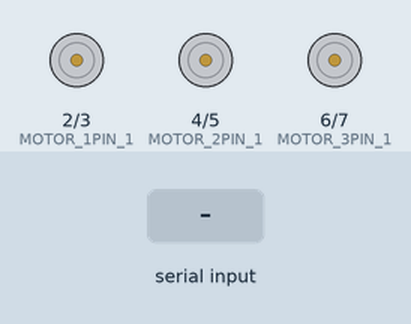
Recording of a sketch running on a simulated Arduino Uno, built with avr-gcc and run on an emulated ATmega328P. Shown: motor-driver pin pairs drawn as motors (green arrow = first pin HIGH = forward, orange = second pin HIGH = backward, longer = more drive). The inputs (shaded band) are chosen by the test bench.

Above: at 6.2 s.
6.3 s: "A" received over Serial
At 7.2 s:
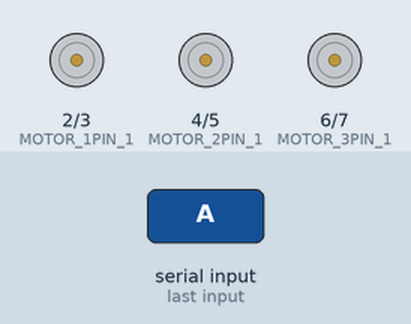
7.9 s: "B" received over Serial
At 8.4 s:
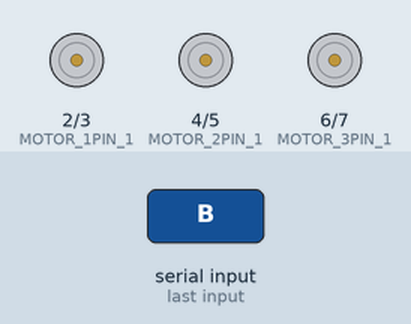
9.5 s: "C" received over Serial
At 10.8 s:
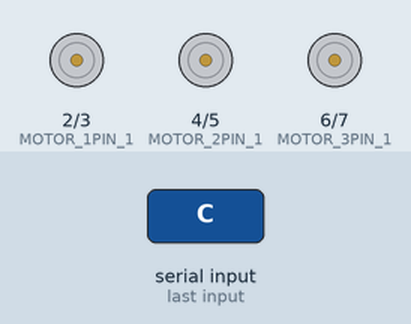
11.1 s: "D" received over Serial
At 12.0 s:
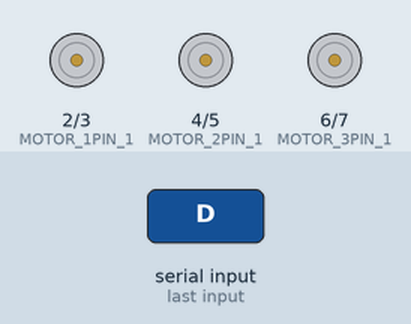
12.7 s: "E" received over Serial
At 13.2 s:
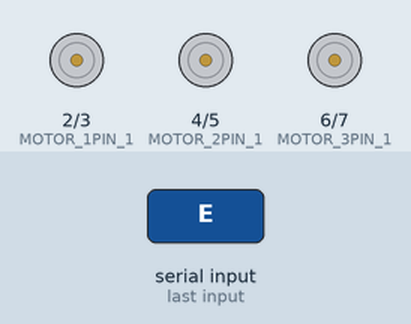
14.3 s: "F" received over Serial
At 15.7 s:
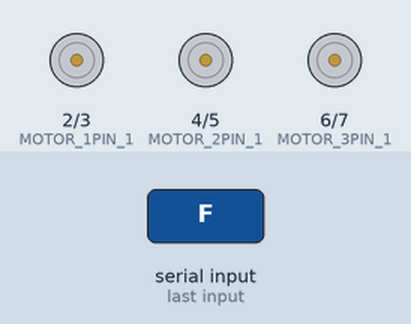
Timing chart, 0 to 16.9 s (numbered marks = the images above; inputs shaded):
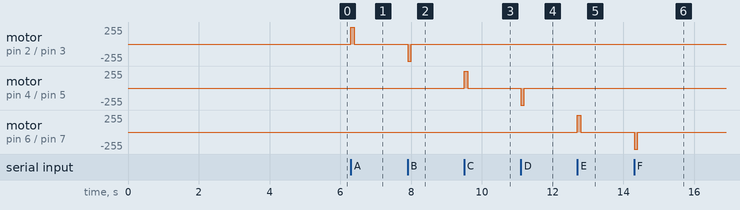

The sketch:

Rx_Side.ino
```cpp
 //!!AUM!!
//INIT...

#define MOTOR_1PIN_1        2
#define MOTOR_1PIN_2        3
#define MOTOR_2PIN_1        4
#define MOTOR_2PIN_2        5
#define MOTOR_3PIN_1        6
#define MOTOR_3PIN_2        7
char serial_counter = 0,Recv_data = 0;

void setup()
{  // put your setup code here, to run once:
  pinMode(MOTOR_1PIN_1,OUTPUT);
  pinMode(MOTOR_1PIN_2,OUTPUT);
  pinMode(MOTOR_2PIN_1,OUTPUT);
  pinMode(MOTOR_2PIN_2,OUTPUT);
  pinMode(MOTOR_3PIN_1,OUTPUT);
  pinMode(MOTOR_3PIN_2,OUTPUT);

  digitalWrite(MOTOR_1PIN_1,LOW);
  digitalWrite(MOTOR_1PIN_2,LOW);
  digitalWrite(MOTOR_2PIN_1,LOW);
  digitalWrite(MOTOR_2PIN_2,LOW);
  digitalWrite(MOTOR_3PIN_1,LOW);
  digitalWrite(MOTOR_3PIN_2,LOW);

  Serial.begin(9600);
  delay(5000);
}

#define COMMON_DELAY 100

void loop()
{  // put your main code here, to run repeatedly:

  if(Serial.available() > 0)
  { char r = Serial.read();
    if(r == 'A')
    { digitalWrite(MOTOR_1PIN_1,HIGH);
      digitalWrite(MOTOR_1PIN_2,LOW);
      delay(COMMON_DELAY);
    }
    if(r == 'B')
    { digitalWrite(MOTOR_1PIN_2,HIGH);
      digitalWrite(MOTOR_1PIN_1,LOW);
      delay(COMMON_DELAY);
    }
    if(r == 'C')
    { digitalWrite(MOTOR_2PIN_1,HIGH);
      digitalWrite(MOTOR_2PIN_2,LOW);
      delay(COMMON_DELAY);
    }
    if(r == 'D')
    { digitalWrite(MOTOR_2PIN_2,HIGH);
      digitalWrite(MOTOR_2PIN_1,LOW);
      delay(COMMON_DELAY);
    }
    if(r == 'E')
    { digitalWrite(MOTOR_3PIN_1,HIGH);
      digitalWrite(MOTOR_3PIN_2,LOW);
      delay(COMMON_DELAY);
    }
    if(r == 'F')
    { digitalWrite(MOTOR_3PIN_2,HIGH);
      digitalWrite(MOTOR_3PIN_1,LOW);
      delay(COMMON_DELAY);
    }
    digitalWrite(MOTOR_1PIN_1,LOW);
    digitalWrite(MOTOR_1PIN_2,LOW);
    digitalWrite(MOTOR_2PIN_1,LOW);
    digitalWrite(MOTOR_2PIN_2,LOW);
    digitalWrite(MOTOR_3PIN_1,LOW);
    digitalWrite(MOTOR_3PIN_2,LOW);
  }
}
```

Measured:
- after the input at 6.3 s, motor on pin 2 (MOTOR_1PIN_1) / pin 3 (MOTOR_1PIN_2): stopped → forward 255/255 at once, → stopped 0.10 s later
- after the input at 7.9 s, motor on pin 2 (MOTOR_1PIN_1) / pin 3 (MOTOR_1PIN_2): stopped → backward 255/255 at once, → stopped 0.10 s later
- after the input at 9.5 s, motor on pin 4 (MOTOR_2PIN_1) / pin 5 (MOTOR_2PIN_2): stopped → forward 255/255 at once, → stopped 0.10 s later
- after the input at 11.1 s, motor on pin 4 (MOTOR_2PIN_1) / pin 5 (MOTOR_2PIN_2): stopped → backward 255/255 at once, → stopped 0.10 s later
- after the input at 12.7 s, motor on pin 6 (MOTOR_3PIN_1) / pin 7 (MOTOR_3PIN_2): stopped → forward 255/255 at once, → stopped 0.10 s later
- after the input at 14.3 s, motor on pin 6 (MOTOR_3PIN_1) / pin 7 (MOTOR_3PIN_2): stopped → backward 255/255 at once, → stopped 0.10 s later
